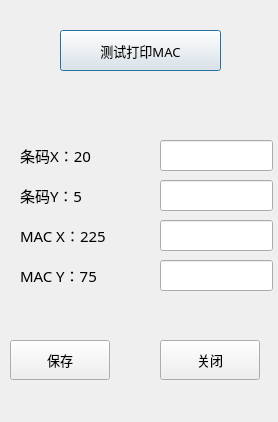
<?xml version="1.0" encoding="UTF-8"?>
<ui version="4.0">
 <class>Home_PrintDlg</class>
 <widget class="QDialog" name="Home_PrintDlg">
  <property name="geometry">
   <rect>
    <x>0</x>
    <y>0</y>
    <width>278</width>
    <height>422</height>
   </rect>
  </property>
  <property name="windowTitle">
   <string>打印设置</string>
  </property>
  <widget class="QPushButton" name="testPrintBtn">
   <property name="geometry">
    <rect>
     <x>60</x>
     <y>30</y>
     <width>161</width>
     <height>41</height>
    </rect>
   </property>
   <property name="font">
    <font>
     <family>微软雅黑</family>
     <pointsize>10</pointsize>
    </font>
   </property>
   <property name="text">
    <string>测试打印MAC</string>
   </property>
  </widget>
  <widget class="QPushButton" name="saveBtn">
   <property name="geometry">
    <rect>
     <x>10</x>
     <y>340</y>
     <width>100</width>
     <height>40</height>
    </rect>
   </property>
   <property name="minimumSize">
    <size>
     <width>100</width>
     <height>40</height>
    </size>
   </property>
   <property name="maximumSize">
    <size>
     <width>100</width>
     <height>40</height>
    </size>
   </property>
   <property name="font">
    <font>
     <family>微软雅黑</family>
     <pointsize>10</pointsize>
    </font>
   </property>
   <property name="text">
    <string>保存</string>
   </property>
  </widget>
  <widget class="QPushButton" name="closeBtn">
   <property name="geometry">
    <rect>
     <x>160</x>
     <y>340</y>
     <width>100</width>
     <height>40</height>
    </rect>
   </property>
   <property name="minimumSize">
    <size>
     <width>100</width>
     <height>40</height>
    </size>
   </property>
   <property name="maximumSize">
    <size>
     <width>100</width>
     <height>40</height>
    </size>
   </property>
   <property name="font">
    <font>
     <family>微软雅黑</family>
     <pointsize>10</pointsize>
    </font>
   </property>
   <property name="text">
    <string>关闭</string>
   </property>
  </widget>
  <widget class="QLabel" name="label">
   <property name="geometry">
    <rect>
     <x>20</x>
     <y>140</y>
     <width>131</width>
     <height>31</height>
    </rect>
   </property>
   <property name="font">
    <font>
     <family>Microsoft YaHei</family>
     <pointsize>11</pointsize>
    </font>
   </property>
   <property name="text">
    <string>条码X：20</string>
   </property>
  </widget>
  <widget class="QLineEdit" name="CodeXlineEdit">
   <property name="geometry">
    <rect>
     <x>160</x>
     <y>140</y>
     <width>113</width>
     <height>31</height>
    </rect>
   </property>
   <property name="font">
    <font>
     <family>Microsoft YaHei</family>
     <pointsize>11</pointsize>
    </font>
   </property>
  </widget>
  <widget class="QLineEdit" name="CodeYlineEdit">
   <property name="geometry">
    <rect>
     <x>160</x>
     <y>180</y>
     <width>113</width>
     <height>31</height>
    </rect>
   </property>
   <property name="font">
    <font>
     <family>Microsoft YaHei</family>
     <pointsize>11</pointsize>
    </font>
   </property>
   <property name="text">
    <string/>
   </property>
  </widget>
  <widget class="QLabel" name="label_2">
   <property name="geometry">
    <rect>
     <x>20</x>
     <y>180</y>
     <width>131</width>
     <height>31</height>
    </rect>
   </property>
   <property name="font">
    <font>
     <family>Microsoft YaHei</family>
     <pointsize>11</pointsize>
    </font>
   </property>
   <property name="text">
    <string>条码Y：5</string>
   </property>
  </widget>
  <widget class="QLineEdit" name="MACXlineEdit">
   <property name="geometry">
    <rect>
     <x>160</x>
     <y>220</y>
     <width>113</width>
     <height>31</height>
    </rect>
   </property>
   <property name="font">
    <font>
     <family>Microsoft YaHei</family>
     <pointsize>11</pointsize>
    </font>
   </property>
  </widget>
  <widget class="QLabel" name="label_3">
   <property name="geometry">
    <rect>
     <x>20</x>
     <y>220</y>
     <width>131</width>
     <height>31</height>
    </rect>
   </property>
   <property name="font">
    <font>
     <family>Microsoft YaHei</family>
     <pointsize>11</pointsize>
    </font>
   </property>
   <property name="text">
    <string>MAC X：225</string>
   </property>
  </widget>
  <widget class="QLabel" name="label_4">
   <property name="geometry">
    <rect>
     <x>20</x>
     <y>260</y>
     <width>131</width>
     <height>31</height>
    </rect>
   </property>
   <property name="font">
    <font>
     <family>Microsoft YaHei</family>
     <pointsize>11</pointsize>
    </font>
   </property>
   <property name="text">
    <string>MAC Y：75</string>
   </property>
  </widget>
  <widget class="QLineEdit" name="MACYlineEdit">
   <property name="geometry">
    <rect>
     <x>160</x>
     <y>260</y>
     <width>113</width>
     <height>31</height>
    </rect>
   </property>
   <property name="font">
    <font>
     <family>Microsoft YaHei</family>
     <pointsize>11</pointsize>
    </font>
   </property>
   <property name="text">
    <string/>
   </property>
  </widget>
 </widget>
 <resources/>
 <connections/>
</ui>
